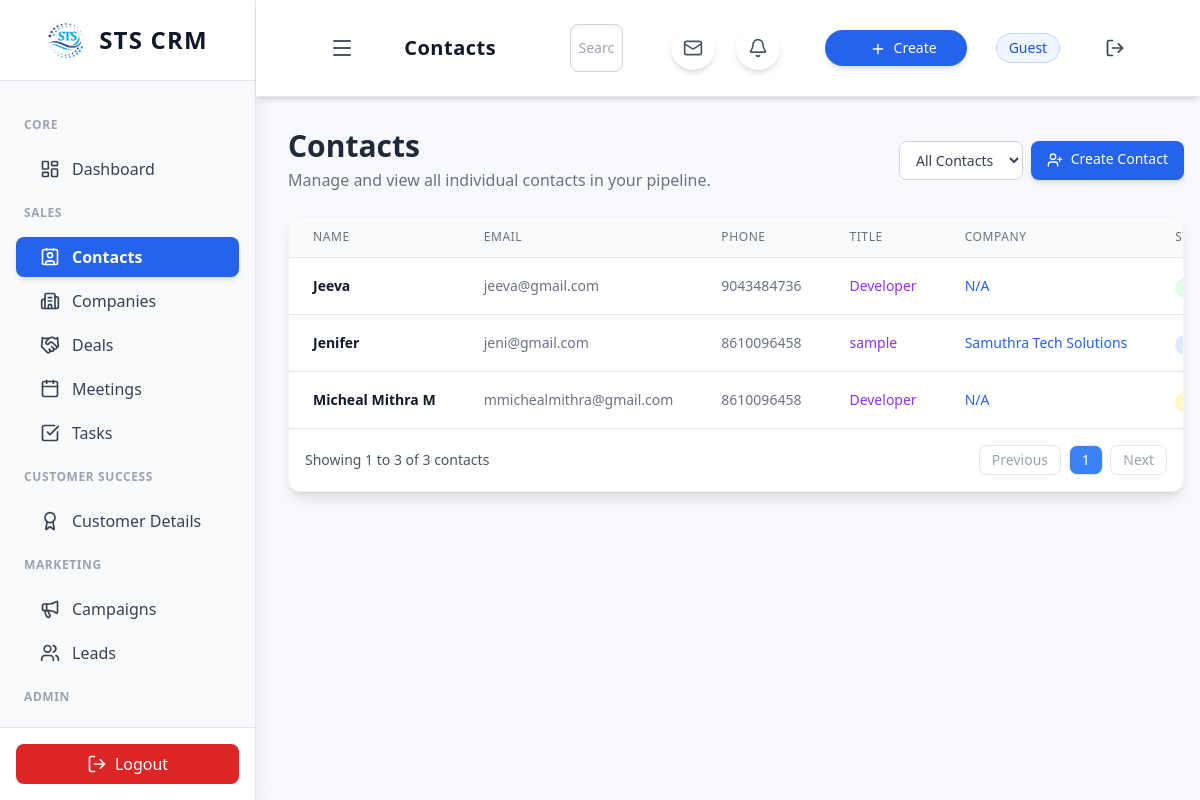
/contacts.php, run on the app's committed database.
### tables this page shows
CREATE TABLE `contacts` (
  `id` int(11) UNSIGNED NOT NULL,
  `name` varchar(255) NOT NULL COMMENT 'Contact Full Name',
  `email` varchar(255) NOT NULL,
  `phone` varchar(50) DEFAULT NULL,
  `title` varchar(255) DEFAULT NULL COMMENT 'Job Title',
  `company_name` varchar(255) DEFAULT NULL COMMENT 'Associated Company/Customer',
  `status` varchar(50) NOT NULL DEFAULT 'Prospect' COMMENT 'Contact status (e.g., Lead, Customer, Cold)',
  `created_by` int(11) UNSIGNED NOT NULL,
  `created_at` datetime DEFAULT current_timestamp(),
  `company_id` int(11) UNSIGNED DEFAULT NULL
);

CREATE TABLE `companies` (
  `id` int(11) UNSIGNED NOT NULL,
  `name` varchar(255) NOT NULL,
  `industry` varchar(100) DEFAULT NULL,
  `phone` varchar(50) DEFAULT NULL,
  `owner_id` int(11) UNSIGNED NOT NULL COMMENT 'Links to the users table',
  `total_deals` int(11) DEFAULT 0,
  `latest_activity` date DEFAULT NULL,
  `created_at` datetime DEFAULT current_timestamp()
);

### contacts.php (the view, shortened to what this page needs)
<?php
include 'api/db.php';
$current_filter_status = isset($_GET['status']) && $_GET['status'] !== '' ? $_GET['status'] : '';
$where_clause = '';
$limit = 10;
$page = isset($_GET['page']) ? (int) $_GET['page'] : 1;
$start = ($page - 1) * $limit;
$count_sql = "SELECT COUNT(c.id) AS total FROM contacts c " . $where_clause;
$count_result = $conn->query($count_sql);
$total_contacts = $count_result->fetch_assoc()['total'];
$total_pages = ceil($total_contacts / $limit);
if (!function_exists('generate_contact_row')) {
    function generate_contact_row($id, $name, $email, $phone, $title, $company_name, $status)
    {
        $status_class = match ($status) {
            'Customer' => 'bg-green-100 text-green-800',
            'Prospect' => 'bg-blue-100 text-blue-800',
            'Cold' => 'bg-gray-100 text-gray-800',
            default => 'bg-yellow-100 text-yellow-800',
        };
        $delete_button = '';
        $company_display = $company_name ? htmlspecialchars($company_name) : 'N/A';
        return '
            <tr class="hover:bg-gray-50 transition duration-150">
                <td class="px-6 py-4 whitespace-nowrap text-sm font-semibold text-gray-900">' . htmlspecialchars($name) . '</td>
                <td class="px-6 py-4 whitespace-nowrap text-sm text-gray-500">' . htmlspecialchars($email) . '</td>
                <td class="px-6 py-4 whitespace-nowrap text-sm text-gray-500">' . htmlspecialchars($phone) . '</td>
                <td class="px-6 py-4 whitespace-nowrap text-sm font-medium text-purple-600">' . htmlspecialchars($title) . '</td>
                <td class="px-6 py-4 whitespace-nowrap text-sm text-blue-600 hover:text-blue-800 cursor-pointer">' . $company_display . '</td>
                <td class="px-6 py-4 whitespace-nowrap">
                    <span class="px-2 inline-flex text-xs leading-5 font-semibold rounded-full ' . $status_class . '">'
            . htmlspecialchars($status) . '
                    </span>
                </td>
                <td class="px-6 py-4 whitespace-nowrap text-right text-sm font-medium space-x-2">
                    <a href="edit_contact.php?id=' . $id . '" class="text-indigo-600 hover:text-indigo-900">Edit</a>' . $delete_button . '
                </td>
            </tr>
        ';
    }
}
$contact_rows_html = '';
$sql = "SELECT
            c.id, c.name, c.email, c.phone, c.title, c.status,
            co.name AS company_name
        FROM contacts c
        LEFT JOIN companies co ON c.company_id = co.id "
    . $where_clause .
    " ORDER BY c.name ASC
        LIMIT $start, $limit";
$result = $conn->query($sql);
if ($result && $result->num_rows > 0) {
    while ($row = $result->fetch_assoc()) {
        $contact_rows_html .= generate_contact_row(
            $row['id'],
            $row['name'],
            $row['email'],
            $row['phone'],
            $row['title'],
            $row['company_name'],
            $row['status']
        );
    }
}
?>
<div class="flex flex-col sm:flex-row justify-between items-start sm:items-center mb-6">
    <div>
        <h1 class="text-3xl font-bold text-gray-800">Contacts</h1>
        <p class="text-gray-500 mt-1">Manage and view all individual contacts in your pipeline.</p>
    </div>
    <div class="mt-4 sm:mt-0 flex space-x-2">
        <form method="GET" action="contacts.php" class="inline-flex items-center">
            <select id="status_filter" name="status" onchange="this.form.submit()"
                class="px-3 py-2 text-sm font-medium rounded-lg border border-gray-300 bg-white text-gray-700 hover:bg-gray-100 transition focus:ring-blue-500 focus:border-blue-500">
                <option value="">All Contacts</option>
            </select>
        </form>
        <a href="create_contact.php"
            class="px-4 py-2 text-sm font-medium rounded-lg
                                            bg-blue-600 hover:bg-blue-800 text-white transition duration-150 shadow-md">
            <i data-lucide="user-plus" class="w-4 h-4 inline mr-1"></i> Create Contact
        </a>
    </div>
</div>
<div class="bg-white rounded-xl shadow-lg border border-gray-100 overflow-hidden">
    <div class="overflow-x-auto">
        <table class="min-w-full divide-y divide-gray-200">
            <thead class="bg-gray-50">
                <tr>
                    <th class="px-6 py-3 text-left text-xs font-medium text-gray-500 uppercase tracking-wider">Name</th>
                    <th class="px-6 py-3 text-left text-xs font-medium text-gray-500 uppercase tracking-wider">Email
                    </th>
                    <th class="px-6 py-3 text-left text-xs font-medium text-gray-500 uppercase tracking-wider">Phone
                    </th>
                    <th class="px-6 py-3 text-left text-xs font-medium text-gray-500 uppercase tracking-wider">Title
                    </th>
                    <th class="px-6 py-3 text-left text-xs font-medium text-gray-500 uppercase tracking-wider">Company
                    </th>
                    <th class="px-6 py-3 text-left text-xs font-medium text-gray-500 uppercase tracking-wider">Status
                    </th>
                </tr>
            </thead>
            <tbody class="bg-white divide-y divide-gray-200">
                <?php echo $contact_rows_html; ?>
            </tbody>
        </table>
    </div>
    <div class="p-4 flex justify-between items-center text-sm text-gray-600 border-t border-gray-200">
        <?php
        $end = min($start + $limit, $total_contacts);
        $start_display = $total_contacts > 0 ? $start + 1 : 0;
        $base_url = 'contacts.php?status=' . urlencode($current_filter_status);
        ?>
        <span>Showing <?php echo $start_display; ?> to <?php echo $end; ?> of <?php echo $total_contacts; ?>
            contacts</span>
        <div class="space-x-1">
            <?php if ($page > 1): ?>
                <a href="<?php echo $base_url . '&page=' . ($page - 1); ?>"
                    class="px-3 py-1 border rounded-lg hover:bg-gray-100">Previous</a>
            <?php else: ?>
                <button disabled class="px-3 py-1 border rounded-lg text-gray-400 cursor-not-allowed">Previous</button>
            <?php endif; ?>
            <?php
            for ($i = 1; $i <= $total_pages; $i++) {
                $page_url = $base_url . '&page=' . $i;
                if ($i == $page) {
                    echo '<button class="px-3 py-1 border rounded-lg bg-blue-500 text-white">' . $i . '</button>';
                } else {
                    echo '<a href="' . $page_url . '" class="px-3 py-1 border rounded-lg hover:bg-gray-100">' . $i . '</a>';
                }
            }
            ?>
            <?php if ($page < $total_pages): ?>
                <a href="<?php echo $base_url . '&page=' . ($page + 1); ?>"
                    class="px-3 py-1 border rounded-lg hover:bg-gray-100">Next</a>
            <?php else: ?>
                <button disabled class="px-3 py-1 border rounded-lg text-gray-400 cursor-not-allowed">Next</button>
            <?php endif; ?>
        </div>
    </div>
</div>
<?php
include 'includes/layout.php';
?>

### includes/layout.php (style rules this page uses)
body { background-color: #f7f9fc; }

### data on the page
contacts: name "Jeeva", email "jeeva@gmail.com", phone "9043484736", title "Developer"
contacts: name "Jenifer", email "jeni@gmail.com", phone "8610096458", title "sample", company.name "Samuthra Tech Solutions"
contacts: name "Micheal Mithra M", email "mmichealmithra@gmail.com", phone "8610096458", title "Developer"

### other printed values
str_replace('.php', '', $current_page) "Contacts"
$_SESSION['user_name'] "Guest"
$start_display "1"
$end "3"
$total_contacts "3"
